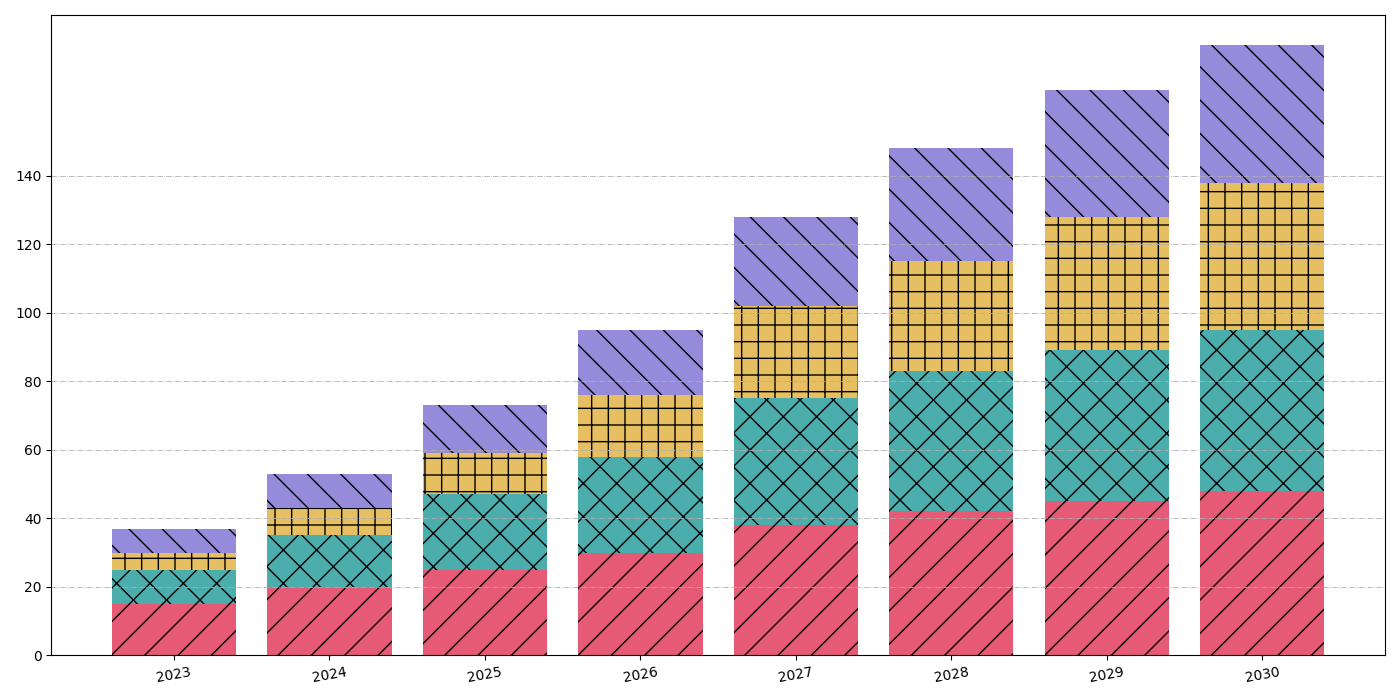

Write the Python code that produced this figure.
import matplotlib.pyplot as plt
import numpy as np

years = np.arange(2023, 2031)

ai_exhibitors = [15, 20, 25, 30, 38, 42, 45, 48]
robotics_exhibitors = [10, 15, 22, 28, 37, 41, 44, 47]
quantum_exhibitors = [5, 8, 12, 18, 27, 32, 39, 43]
ar_exhibitors = [7, 10, 14, 19, 26, 33, 37, 40]

robotics_cumulative = np.array(ai_exhibitors) + np.array(robotics_exhibitors)
quantum_cumulative = robotics_cumulative + np.array(quantum_exhibitors)
ar_cumulative = quantum_cumulative + np.array(ar_exhibitors)

fig, ax = plt.subplots(figsize=(14, 7))

ax.bar(years, ai_exhibitors, color='crimson', hatch='/', alpha=0.7)
ax.bar(years, robotics_exhibitors, bottom=ai_exhibitors, color='darkcyan', hatch='x', alpha=0.7)
ax.bar(years, quantum_exhibitors, bottom=robotics_cumulative, color='goldenrod', hatch='+', alpha=0.7)
ax.bar(years, ar_exhibitors, bottom=quantum_cumulative, color='slateblue', hatch='\\', alpha=0.7)

ax.set_xticks(years)
ax.set_xticklabels(years, rotation=10)
ax.set_yticks(np.arange(0, 150, step=20))
ax.grid(True, axis='y', linestyle='-.', linewidth=0.6)

plt.tight_layout()

plt.show()
